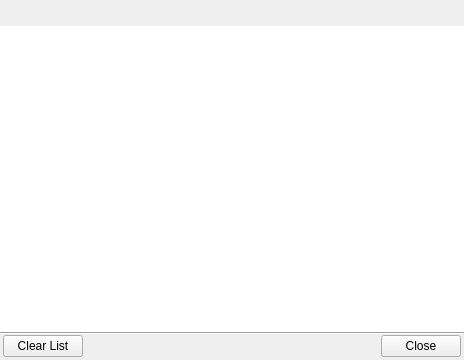
<?xml version="1.0" encoding="UTF-8"?>
<ui version="4.0">
 <class>TransferWindow</class>
 <widget class="QWidget" name="TransferWindow">
  <property name="geometry">
   <rect>
    <x>0</x>
    <y>0</y>
    <width>464</width>
    <height>360</height>
   </rect>
  </property>
  <property name="windowTitle">
   <string>Form</string>
  </property>
  <layout class="QVBoxLayout" name="verticalLayout">
   <property name="spacing">
    <number>0</number>
   </property>
   <property name="leftMargin">
    <number>0</number>
   </property>
   <property name="topMargin">
    <number>0</number>
   </property>
   <property name="rightMargin">
    <number>0</number>
   </property>
   <property name="bottomMargin">
    <number>3</number>
   </property>
   <item>
    <widget class="QWidget" name="wgtToolBar" native="true">
     <property name="minimumSize">
      <size>
       <width>0</width>
       <height>26</height>
      </size>
     </property>
     <property name="maximumSize">
      <size>
       <width>16777215</width>
       <height>26</height>
      </size>
     </property>
     <layout class="QVBoxLayout" name="verticalLayout_2">
      <property name="spacing">
       <number>0</number>
      </property>
      <property name="margin">
       <number>0</number>
      </property>
      <item>
       <layout class="QHBoxLayout" name="toolBarLayout">
        <property name="spacing">
         <number>0</number>
        </property>
       </layout>
      </item>
     </layout>
    </widget>
   </item>
   <item>
    <widget class="lmcTransferListView" name="lvTransferList">
     <property name="frameShape">
      <enum>QFrame::NoFrame</enum>
     </property>
    </widget>
   </item>
   <item>
    <widget class="Line" name="bottomLine">
     <property name="orientation">
      <enum>Qt::Horizontal</enum>
     </property>
    </widget>
   </item>
   <item>
    <layout class="QHBoxLayout" name="horizontalLayout">
     <property name="leftMargin">
      <number>3</number>
     </property>
     <property name="rightMargin">
      <number>3</number>
     </property>
     <item>
      <widget class="QPushButton" name="btnClear">
       <property name="text">
        <string>Clear List</string>
       </property>
      </widget>
     </item>
     <item>
      <spacer name="horizontalSpacer">
       <property name="orientation">
        <enum>Qt::Horizontal</enum>
       </property>
       <property name="sizeHint" stdset="0">
        <size>
         <width>40</width>
         <height>20</height>
        </size>
       </property>
      </spacer>
     </item>
     <item>
      <widget class="QPushButton" name="btnClose">
       <property name="text">
        <string>Close</string>
       </property>
      </widget>
     </item>
    </layout>
   </item>
  </layout>
 </widget>
 <layoutdefault spacing="6" margin="11"/>
 <customwidgets>
  <customwidget>
   <class>lmcTransferListView</class>
   <extends>QListView</extends>
    <header>gui/files/transferlistview.h</header>
  </customwidget>
 </customwidgets>
 <tabstops>
  <tabstop>lvTransferList</tabstop>
  <tabstop>btnClear</tabstop>
  <tabstop>btnClose</tabstop>
 </tabstops>
 <resources/>
 <connections>
  <connection>
   <sender>btnClose</sender>
   <signal>clicked()</signal>
   <receiver>TransferWindow</receiver>
   <slot>close()</slot>
   <hints>
    <hint type="sourcelabel">
     <x>358</x>
     <y>284</y>
    </hint>
    <hint type="destinationlabel">
     <x>199</x>
     <y>149</y>
    </hint>
   </hints>
  </connection>
 </connections>
</ui>
